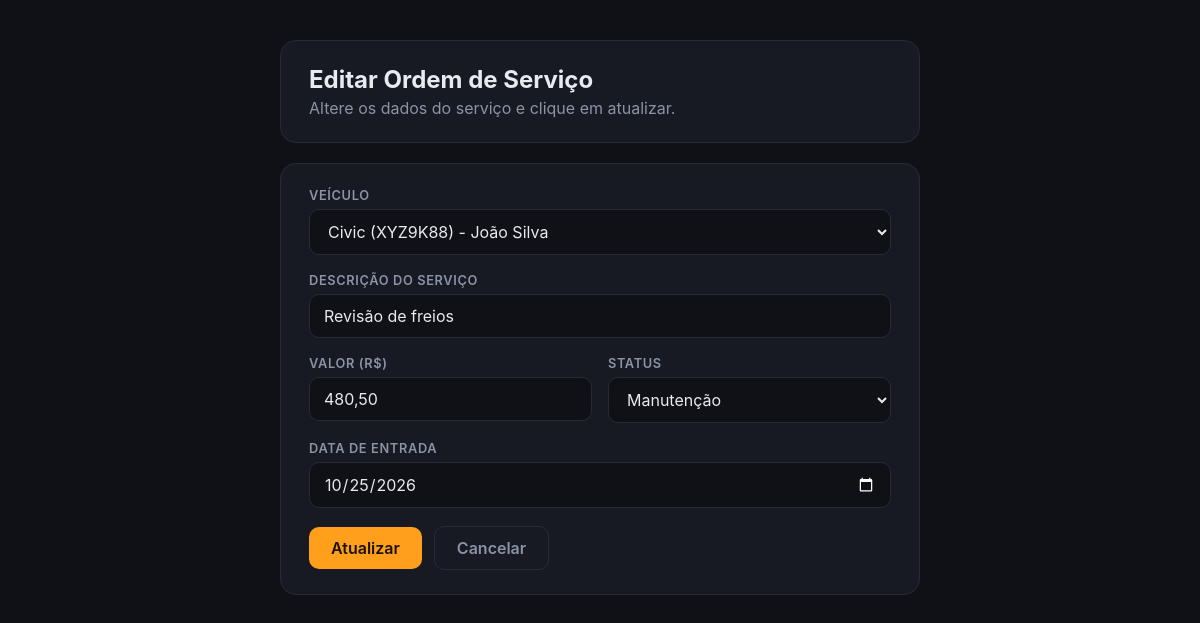
Page /ordens/editar.php?id=2 (signed in) on the committed database.
### tables this page shows
CREATE TABLE IF NOT EXISTS ordens_servico (
    id INT AUTO_INCREMENT PRIMARY KEY,
    veiculo_id INT NOT NULL,
    descricao VARCHAR(255) NOT NULL,
    valor DECIMAL(10,2) NOT NULL,
    status VARCHAR(20) NOT NULL DEFAULT 'Diagnóstico',
    data_entrada DATE NOT NULL,
    FOREIGN KEY (veiculo_id) REFERENCES veiculos(id)
);

CREATE TABLE IF NOT EXISTS veiculos (
    id INT AUTO_INCREMENT PRIMARY KEY,
    cliente_id INT NOT NULL,
    placa VARCHAR(10) NOT NULL UNIQUE,
    marca VARCHAR(50) NOT NULL,
    modelo VARCHAR(50) NOT NULL,
    ano INT,
    FOREIGN KEY (cliente_id) REFERENCES clientes(id)
);

### ordens/editar.php (the view, shortened to what this page needs)
<?php
require_once "../conexao.php";
$id = $_GET["id"] ?? null;
$veiculos = $pdo->query(
    "SELECT v.id, v.placa, v.modelo, c.nome AS dono
     FROM veiculos v
     JOIN clientes c ON v.cliente_id = c.id
     ORDER BY v.modelo"
)->fetchAll(PDO::FETCH_ASSOC);
$statusLista = ["Diagnóstico", "Manutenção", "Testes", "Concluída"];
$stmt = $pdo->prepare("SELECT * FROM ordens_servico WHERE id = :id");
$stmt->execute([":id" => $id]);
$ordem = $stmt->fetch(PDO::FETCH_ASSOC);
?>
<!DOCTYPE html>
<html lang="pt-br">
<head>
    <link rel="stylesheet" href="../css/formularios.css">
</head>
<body>
<div class="container">
    <div class="cabecalho">
        <h1>Editar Ordem de Serviço</h1>
        <p>Altere os dados do serviço e clique em atualizar.</p>
    </div>
    <div class="cartao">
        <form method="POST">
            <div class="campo">
                <label for="veiculo_id">Veículo</label>
                <select id="veiculo_id" name="veiculo_id" required>
                    <?php foreach ($veiculos as $v): ?>
                        <option value="<?= $v['id'] ?>" <?= $v['id'] == $ordem['veiculo_id'] ? 'selected' : '' ?>>
                            <?= htmlspecialchars($v['modelo']) ?> (<?= htmlspecialchars($v['placa']) ?>) - <?= htmlspecialchars($v['dono']) ?>
                        </option>
                    <?php endforeach; ?>
                </select>
            </div>
            <div class="campo">
                <label for="descricao">Descrição do serviço</label>
                <input type="text" id="descricao" name="descricao" maxlength="255" value="<?= htmlspecialchars($ordem['descricao']) ?>" required>
            </div>
            <div class="grade">
                <div class="campo">
                    <label for="valor">Valor (R$)</label>
                    <input type="text" id="valor" name="valor" value="<?= number_format($ordem['valor'], 2, ',', '') ?>" required>
                </div>
                <div class="campo">
                    <label for="status">Status</label>
                    <select id="status" name="status">
                        <?php foreach ($statusLista as $s): ?>
                            <option value="<?= $s ?>" <?= $s === $ordem['status'] ? 'selected' : '' ?>><?= $s ?></option>
                        <?php endforeach; ?>
                    </select>
                </div>
            </div>
            <div class="campo">
                <label for="data_entrada">Data de entrada</label>
                <input type="date" id="data_entrada" name="data_entrada" value="<?= $ordem['data_entrada'] ?>" required>
            </div>
            <div class="acoes">
                <button type="submit" class="btn btn-primario">Atualizar</button>
                <a href="listar.php" class="btn btn-secundario">Cancelar</a>
            </div>
        </form>
    </div>
</div>
</body>
</html>

### css/formularios.css (style rules this page uses)
:root { --fundo: #0f1117; --cartao: #171a22; --borda: #262b36; --texto: #e8eaf0; --suave: #8b93a7; --laranja: #ff9f1c; }
* { box-sizing: border-box; }
body { margin: 0; padding: 40px 16px; min-height: 100vh; display: flex; justify-content: center; background: var(--fundo); color: var(--texto); font-family: Inter, system-ui, -apple-system, "Segoe UI", sans-serif; }
.container { width: 100%; max-width: 640px; }
.cabecalho, .cartao { background: var(--cartao); border: 1px solid var(--borda); border-radius: 16px; padding: 24px 28px; }
.cabecalho { margin-bottom: 20px; }
.cabecalho h1 { margin: 0 0 4px; font-size: 1.5rem; }
.cabecalho p { margin: 0; color: var(--suave); }
.campo { margin-bottom: 18px; }
.campo label { display: block; margin-bottom: 6px; font-size: 0.8rem; font-weight: 600; letter-spacing: 0.05em; text-transform: uppercase; color: var(--suave); }
.campo input, .campo select { width: 100%; padding: 11px 14px; background: var(--fundo); border: 1px solid var(--borda); border-radius: 10px; color: var(--texto); font: inherit; color-scheme: dark; }
.grade { display: grid; grid-template-columns: 1fr 1fr; gap: 16px; }
.acoes { display: flex; gap: 12px; align-items: center; margin-top: 8px; }
.btn { display: inline-block; padding: 11px 22px; border: 0; border-radius: 10px; font: inherit; font-weight: 600; text-decoration: none; cursor: pointer; }
.btn-primario { background: var(--laranja); color: #1a1200; }
.btn-secundario { background: transparent; color: var(--suave); border: 1px solid var(--borda); }

### rows in the picture
ordens_servico: veiculo_id "Civic (XYZ9K88) - João Silva", descricao "Revisão de freios", valor "480,50", status "Manutenção", data_entrada "10/25/2026"
